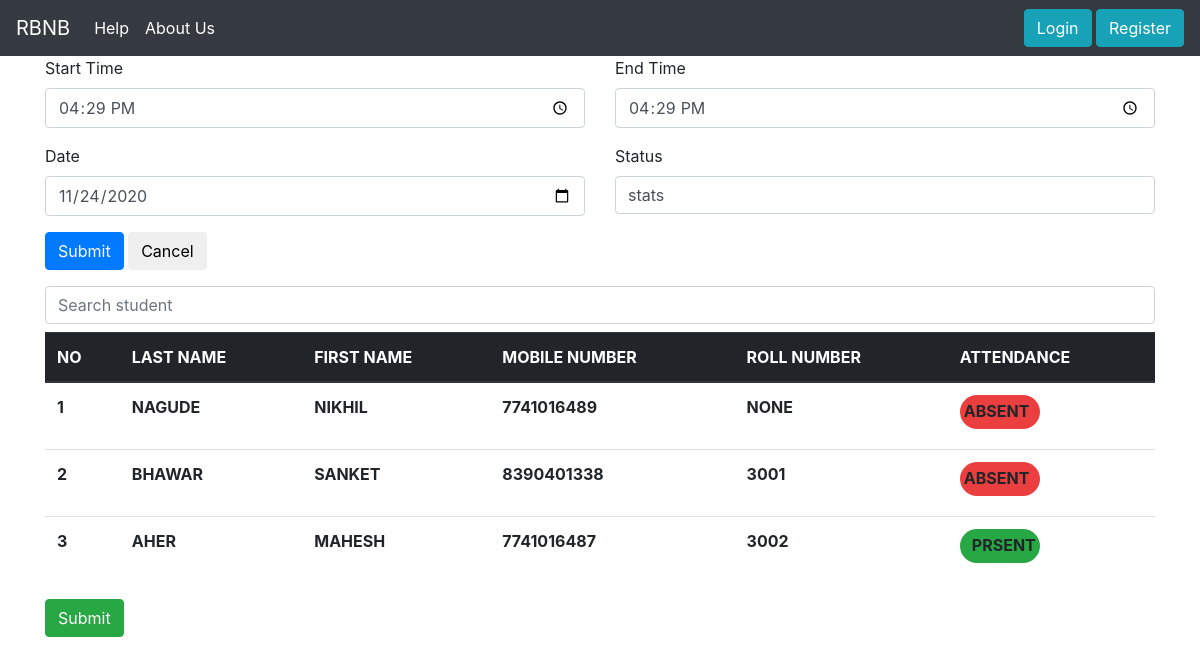
The page /bcs/update/attendance/12 on the database its author committed.
### bcs/models.py (models this page shows, shortened)
class Teacher_Attendance(models.Model):
    teacher=models.ForeignKey(Teachers,on_delete=models.CASCADE)
    subject=models.ForeignKey(Subjects,on_delete=models.CASCADE)
    subject_teacher=models.ForeignKey(Subject_Teacher,on_delete=models.CASCADE)
    lect_start_time=models.TimeField(null=True)
    lect_end_time=models.TimeField(null=True)
    attendance_date=models.DateField()
    status=models.CharField(max_length=200,blank=True,null=True)

class Students(models.Model):
    user=models.ForeignKey(User,on_delete=models.CASCADE)
    roll_no=models.IntegerField(null=True,blank=True)
    department_name=models.CharField(max_length=20,choices=department_choice,null=True,blank=True)
    class_name=models.CharField(max_length=20,choices=class_choice)

class Student_Attendance(models.Model):
    teacher_attendance=models.ForeignKey(Teacher_Attendance,on_delete=models.CASCADE)
    student=models.ForeignKey(Students,on_delete=models.CASCADE)
    attendance=models.BooleanField(default=True)

### bcs/views.py (the view)
# urls.py: path('update/attendance/<slug:tat_id>',views.update_attendance,name='update_attendance'),
def update_attendance(request,tat_id):
    teacher=check_user(request)
    teacher_attendance=Teacher_Attendance.objects.get(id=tat_id)
    obj=get_object_or_404(Teacher_Attendance,id=tat_id)
    form=Teacher_Attendance_Form(request.POST or None ,instance=obj)
    try:
        stud=Students.objects.filter(department_name=teacher_attendance.subject.department_name,class_name=teacher_attendance.subject.class_name).order_by('roll_no')
        stud_attend=Student_Attendance.objects.filter(teacher_attendance=teacher_attendance)
    except:
        return HttpResponse("Something went wrong")
    if request.method=='POST':
        if form.is_valid():
            form.save()
            return HttpResponse("Updated")
    context={
        'form':form,
        'stud':stud,
        'stud_attend':stud_attend,
        'tat_id':tat_id,
        'sub_id':teacher_attendance.subject.id
    }
    return render(request,'update_attendance.html',context)

### bcs/forms.py
class Teacher_Attendance_Form(forms.ModelForm):
    class Meta:
        model=Teacher_Attendance
        exclude=["teacher","subject","subject_teacher"]
        fields=["lect_start_time","lect_end_time","attendance_date","status"]
        widgets={
            'lect_start_time':TimeInput(),
            'lect_end_time':TimeInput(),
            'attendance_date':DateInput()
        }

### bcs/views.py (called while the page is built)
def check_user(request):
    try:
        teacher = Teachers.objects.get(user=request.user)
        return teacher
    except:
        return HttpResponse("not user")

### templates/update_attendance.html (shortened to what this page needs)
{% include 'base.html' %}
{% load widget_tweaks %}
<link href="https://gitcdn.github.io/bootstrap-toggle/2.2.2/css/bootstrap-toggle.min.css" rel="stylesheet">
<div class="container">
    <form method="POST" action="{% url 'update_attendance' 11 %}">
        <div class="row">
        <div class="col-md-6">
            <div class="form-group">
                <label>Start Time</label>
                {{form.lect_start_time|add_class:"form-control"}}
            </div>
        </div>
        <div class="col-md-6">
            <div class="form-group">
                <label>End Time</label>
                {{form.lect_start_time|add_class:"form-control"}}
            </div>
        </div>
    </div>
    <div class="row">
    <div class="col-md-6">
            <div class="form-group">
                <label>Date</label>
                {{form.attendance_date|add_class:"form-control"}}
            </div>
        </div>
        <div class="col-md-6">
            <div class="form-group">
                <label>Status</label>
                {{form.status|add_class:"form-control"}}
            </div>
        </div>
    </div>
    <div class="row">
    <div class="col-md-12">
        <button class="btn btn-primary waves-effect waves-light">
            Submit
        </button>
        <button type="reset" class="btn btn-lite waves-effect waves-light">
            Cancel
        </button>
    </div>
</div>
</div>
<div class="container">
<input type="text" id="myInput" class="form-control mb-2 mt-3" placeholder="Search student">
<div class="table-responsive">
<table class="table mr-5" id="myTable">
    <thead class="thead-dark text-uppercase">
      <tr>
        <th scope="col">No</th>
        <th scope="col">Last Name</th>
        <th scope="col">First Name</th>
        <th scope="col">Mobile Number</th>
        <th scope="col">Roll Number</th>
        <th scope="col" >Attendance</th>
      </tr>
    </thead>
    <tbody class="text-uppercase font-weight-bold">
      <tr>
        {% for s in stud %}
        <th scope="row">{{forloop.counter}}</th>
        <td>{{s.user.last_name}}</td>
        <td>{{s.user.first_name}}</td>
        <td>{{s.user.username}}</td>
        <td>{{s.roll_no}}</td>
        <form method="post" action="{% url 'take_attendance' sid=sub_id tat_id=tat_id %}">
        <td>
            {% for sattend in stud_attend %}
                {% ifequal sattend.student.id s.id %}
                <div  >
                      <label class="switch">
                        <span class="slider round"> </span>
                      </label>
            </div>
    {% endifequal %}
    {% endfor %}
        </td>
      </tr>
    {% endfor %}
    </tbody>
  </table>
</div>
<input class="btn btn-success" type="submit" value="Submit">
</div>

### templates/update_attendance.html (style rules this page uses)
.switch { position: relative; display: inline-block; width: 80px; height: 34px; }
.slider { position: absolute; cursor: pointer; top: 0; left: 0; right: 0; bottom: 0; background-color:#eb3e3e; -webkit-transition: .4s; transition: .4s; }
.slider:before { position: absolute; height: 26px; width: 26px; left: 4px; bottom: 4px; -webkit-transition: .4s; transition: .4s; }
input:checked + .slider { background-color:#28a745; }
input:checked + .slider:before { -webkit-transform: translateX(14px); -ms-transform: translateX(14px); transform: translateX(8px); content: "prsent"; }
.slider.round { border-radius: 34px; }
.slider.round:before { border-radius: 50%; content: "absent"; }

### rows shown on the page
Teacher_Attendance: lect_start_time "16:29:00", attendance_date "11/24/2020", status "stats"
Students: user.last_name "NAGUDE", user.first_name "NIKHIL", user.username "7741016489", roll_no "NONE"
Students: user.last_name "BHAWAR", user.first_name "SANKET", user.username "8390401338", roll_no "3001"
Students: user.last_name "AHER", user.first_name "MAHESH", user.username "7741016487", roll_no "3002"
